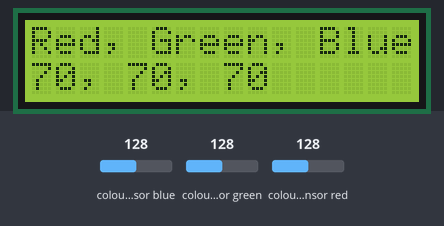
Recording of a sketch running on a simulated Arduino Nano, built with avr-gcc and run on an emulated ATmega328P. Shown: 16×2 character LCD. Inputs (shaded band) come from the test bench; at power-on: colour sensor blue 128, colour sensor green 128, colour sensor red 128.

Above: at 1.2 s.
1.3 s: colour sensor blue set to 5
At 2.5 s:
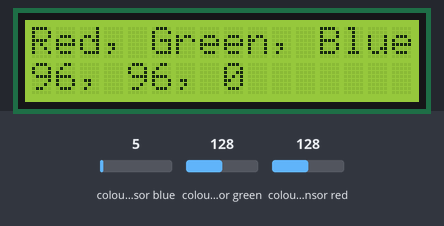
2.8 s: colour sensor green set to 5
At 4.0 s:
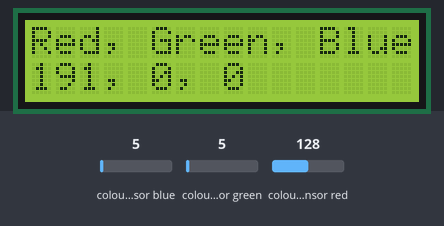
4.3 s: colour sensor blue set to 64
At 5.6 s:
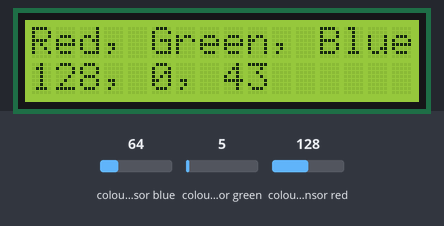
7.3 s: colour sensor red set to 5
At 7.7 s:
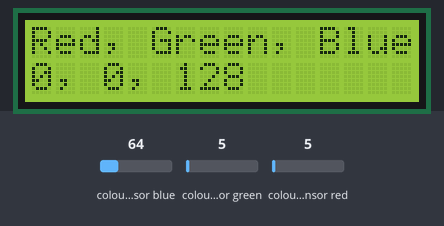
Timing chart, 0 to 9.8 s (numbered marks = the images above; inputs shaded):
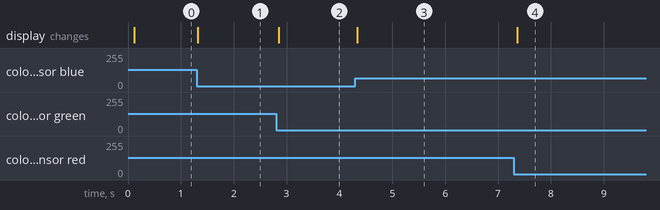

The sketch:

RGB_nano_16x2_Display.ino
```cpp
#include <Wire.h>
#include "Adafruit_TCS34725.h"
#include <LiquidCrystal.h>

//version 5. Using map function. Same as version 2.

/* Initialise with specific int time and gain values */
Adafruit_TCS34725 tcs = Adafruit_TCS34725(TCS34725_INTEGRATIONTIME_700MS, TCS34725_GAIN_1X);

/*
 Arduino Nano
 LCD RS -> nano D2
 LCD E -> nano D3
 LCD D4,D5,D6,D7 -> nano D4,D5,D6,D7
*/

// nano pins
LiquidCrystal lcd(2,3,4,5,6,7);

int final_red, final_green, final_blue;

void setup() {
  // 16 columns x 2 rows
  lcd.begin(16,2);

  if (tcs.begin()) {
        lcd.print("Found sensor");
          lcd.display();
    } else {
        lcd.print("No TCS34725 found ... check your connections");
        lcd.display();
        while (1);
    }

    lcd.noDisplay();

}

void loop() {

  uint16_t red, green, blue, clear;


  lcd.display();
  //https://forums.adafruit.com/viewtopic.php?f=8&t=67795&sid=13941bdda4856aaf91e9951b0dc141f0&start=15
  tcs.getRawData(&red, &green, &blue, &clear);

  red = map(red,0,65535,0,255);
  green = map(green,0,65535,0,255);
  blue = map(blue,0,65535,0,255);
  clear = map(clear,0,65535,0,255);
  final_red=round( (float(red)/float(clear)) * 255 );
  final_green=round( (float(green)/float(clear)) * 255 );
  final_blue=round( (float(blue)/float(clear)) * 255 );

  String dispstring = final_red + String(", ")  + final_green + String(", ")  + final_blue;
  lcd.clear();
  lcd.print("Red, Green, Blue");
  lcd.setCursor(0,1);
  lcd.print(dispstring);
  lcd.display();
}
```

Measured:
- after the input at 1.3 s, the display: changes at once (image 1)
- after the input at 2.8 s, the display: changes after 0.06 s (image 2)
- after the input at 4.3 s, the display: changes at once (image 3)
- after the input at 7.3 s, the display: changes after 0.06 s (image 4)
